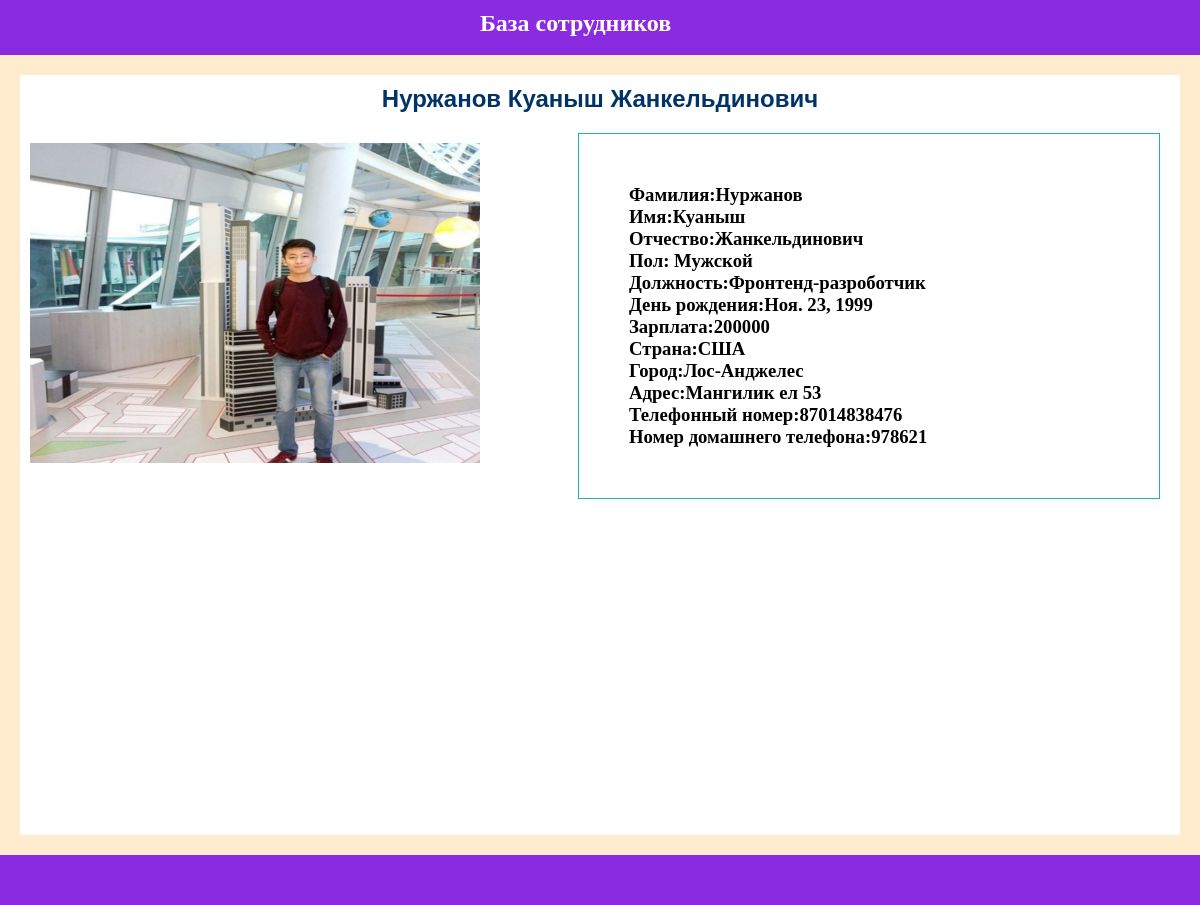
The page /worker/kuanysh on the database its author committed.
### workers/models.py (models this page shows, shortened)
class Workers(models.Model):
    firstname=models.CharField(verbose_name='Name',max_length=255)
    lastname=models.CharField(max_length=255)
    fathername=models.CharField(max_length=255)
    position=models.ForeignKey(Position,on_delete=models.CASCADE,related_name='workers_position')
    slug=models.SlugField(max_length=255)
    image=models.ImageField(upload_to='workers/',blank=True)
    date_birn=models.DateField()
    gender=models.BooleanField(default=True)
    price=models.PositiveIntegerField()
    phone_number=models.CharField(max_length=12)
    home_phone_number=models.CharField(max_length=6)
    city=models.ForeignKey(City,on_delete=models.CASCADE,related_name='workers_city')
    adress=models.CharField(max_length=255)
    date_created=models.DateField(auto_now_add=True)
    updated=models.DateField(auto_now=True)
    def __str__(self):
        return '{} {} {}'.format(self.firstname,self.lastname,self.fathername)
    class Meta:
        ordering=['date_created']
        verbose_name='Workers'
        verbose_name_plural='Workers'

class Position(models.Model):
    name=models.CharField(max_length=255)
    slug=models.SlugField(max_length=255)
    def __str__(self):
        return self.name
    class Meta:
        verbose_name='Position'
        verbose_name_plural='Position'

class City(models.Model):
    name = models.CharField(max_length=255)
    country=models.ForeignKey(Country,on_delete=models.CASCADE,related_name='city_country')
    slug = models.SlugField(max_length=255)
    def __str__(self):
        return self.name
    class Meta:
        verbose_name = 'City'
        verbose_name_plural = 'City'

class Country(models.Model):
    name=models.CharField(max_length=255)
    slug=models.SlugField(max_length=255)
    def __str__(self):
        return self.name
    class Meta:
        verbose_name = 'Country'
        verbose_name_plural = 'Country'

### home/views.py (the view)
# urls.py: path('worker/<slug:slug>',views.workers_detail,name='workers_detail')
def workers_detail(request,slug):
    worker=get_object_or_404(Workers,slug=slug)
    return render(request,'detail.html',{'worker':worker})

### templates/detail.html (shortened to what this page needs)
{% extends 'base.html' %}
{% load static %}
{% block content %}
<header>
    <h2><a href="{% url 'home' %}">База сотрудников</a></h2>
</header>
<section style="outline: 20px solid blanchedalmond;outline-offset:-20px;width: 100%;" >
<div>
<h1 style="padding-top: 30px;">{{ worker }}</h1></div>
    <img {% if worker.image %} src="{{ worker.image.url }}" {% else %} src="{% static 'user_male-512.png'%}" {% endif %}  style="margin: 30px;" width="450" height="320">
<div class="desc" style="margin-top: 20px;margin-right: 40px;">
    <h3>Фамилия:{{ worker.firstname }}</h3>
<h3>Имя:{{ worker.lastname }}</h3>
<h3>Отчество:{{ worker.fathername }}</h3>
<h3>Пол:{% if worker.gender %}
Мужской
{% else %}
    Женский
{% endif %}</h3>
<h3>Должность:{{ worker.position }}</h3>
<h3>День рождения:{{ worker.date_birn }}</h3>
<h3>Зарплата:{{ worker.price }}</h3>
<h3>Страна:{{ worker.city.country }}</h3>
<h3>Город:{{ worker.city }}</h3>
<h3>Адрес:{{ worker.adress }}</h3>
<h3>Телефонный номер:{{ worker.phone_number }}</h3>
<h3>Номер домашнего телефона:{{ worker.home_phone_number }}</h3>
</div>
</section>
<footer></footer>
{% endblock %}

### static_in_div/style.css (style rules this page uses)
* { margin: 0; padding: 0; }
header { background-color: blueviolet; width: 100%; height:55px; }
header h2 { float: left; margin-left: 40%; margin-top: 10px; color: white; }
section { width: 100%; height: 100vh; }
footer { width: 100%; height: 50px; background-color: blueviolet; }
a { text-decoration: none; }
h1 { color: #003366; font-family: sans-serif; text-align: center; }
.desc { float: right; padding: 50px; border: 1px solid lightseagreen; width: 40%; }

### templates/detail.html (style rules this page uses)
a { color:white; }

### rows shown on the page
Workers: firstname+lastname+fathername "Нуржанов Куаныш Жанкельдинович", image (picture), firstname "Нуржанов", lastname "Куаныш", fathername "Жанкельдинович", position "Фронтенд-разроботчик", date_birn "Ноя. 23, 1999", price "200000", city.country "США", city "Лос-Анджелес", adress "Мангилик ел 53", phone_number "87014838476", home_phone_number "978621"
